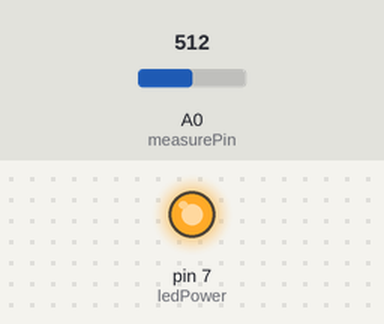
Bench run of a sketch on a simulated Arduino Uno, built with avr-gcc and run on an emulated ATmega328P. Parts: output pins drawn as LEDs (lit = HIGH). The test bench sets the inputs (shaded band); at power-on: A0 (measurePin) = 512. What the sketch prints to the serial monitor is not drawn.

Above: at 0.1 s.
Timing chart, 0 to 1.6 s (numbered marks = the images above):
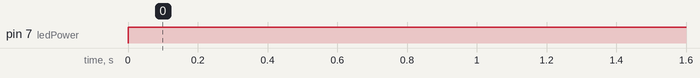

Measured:
- by itself, pin 7 (ledPower): LOW → HIGH at 0.00 s

The sketch:

dat_pili.ino
```cpp
int measurePin = 0;
int ledPower = 7;

int samplingTime = 280;
int deltaTime = 40;
int sleepTime = 9680;

float voMeasured = 0;
float calcVoltage = 0;
float dustDensity = 0;

void setup(){
  Serial.begin(9600);
  pinMode(ledPower,OUTPUT);
}

void loop(){
  digitalWrite(ledPower,LOW); // power on the LED
  delayMicroseconds(samplingTime);

  voMeasured = analogRead(measurePin); // read the dust value

  delayMicroseconds(deltaTime);
  digitalWrite(ledPower,HIGH); // turn the LED off
  delayMicroseconds(sleepTime);

  // 0 - 3.3V mapped to 0 - 1023 integer values
  // recover voltage
  calcVoltage = voMeasured * (3.3 / 1024);

  // linear eqaution taken from http://www.howmuchsnow.com/arduino/airquality/
  // Chris Nafis (c) 2012

  dustDensity = 0.17 * calcVoltage - 0.1;
  //dustDensity = 0.17 * voMeasured * (3.3 / 1024) - 0.1;
  //dustDensity = 0.17 * analogRead(measurePin) * (3.3 / 1024) - 0.1;
  //dustDensity = 0.00055 * analogRead(A5) - 0.1;

  Serial.print("Raw Signal Value (0-1023): "); // Значение необработанного сигнала
  Serial.print(voMeasured);

  Serial.print(" - Voltage: ");       // вольтаж
  Serial.print(calcVoltage);

  Serial.print(" - Dust Density: "); // Плотность пыли  (0,25 мг / м³)
  Serial.println(dustDensity);

  delay(1000);
}
```
